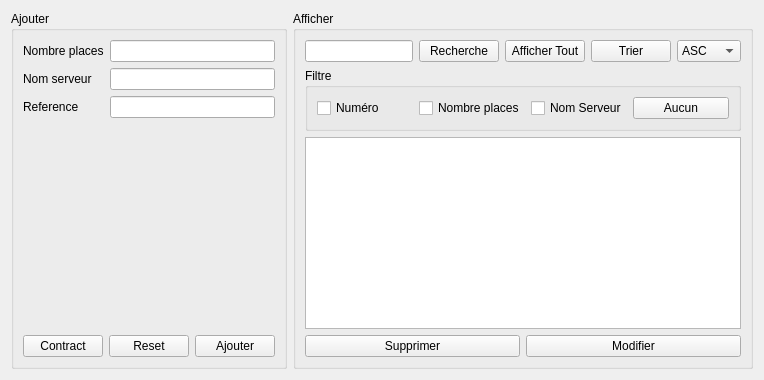
                        <widget class="QWidget" name="tab_10">
                         <attribute name="title">
                          <string>Tables</string>
                         </attribute>
                         <layout class="QHBoxLayout" name="horizontalLayout_83">
                          <item>
                           <widget class="QGroupBox" name="groupBox_ajouter_table_3">
                            <property name="title">
                             <string>Ajouter</string>
                            </property>
                            <layout class="QVBoxLayout" name="verticalLayout_33">
                             <item>
                              <layout class="QVBoxLayout" name="verticalLayout_34">
                               <item>
                                <layout class="QFormLayout" name="formLayout_10">
                                 <item row="0" column="0">
                                  <widget class="QLabel" name="nombrePlacesLabel_3">
                                   <property name="text">
                                    <string>Nombre places</string>
                                   </property>
                                  </widget>
                                 </item>
                                 <item row="0" column="1">
                                  <widget class="QLineEdit" name="nombrePlacesLineEdit_table_2"/>
                                 </item>
                                 <item row="1" column="0">
                                  <widget class="QLabel" name="nomServeurLabel_2">
                                   <property name="text">
                                    <string>Nom serveur</string>
                                   </property>
                                  </widget>
                                 </item>
                                 <item row="1" column="1">
                                  <widget class="QLineEdit" name="nomServeurLineEdit_table_2"/>
                                 </item>
                                 <item row="2" column="0">
                                  <widget class="QLabel" name="referenceLabel_2">
                                   <property name="text">
                                    <string>Reference</string>
                                   </property>
                                  </widget>
                                 </item>
                                 <item row="2" column="1">
                                  <widget class="QLineEdit" name="reference_table_2"/>
                                 </item>
                                </layout>
                               </item>
                               <item>
                                <layout class="QHBoxLayout" name="horizontalLayout_84">
                                 <item>
                                  <widget class="QPushButton" name="contract_table_2">
                                   <property name="text">
                                    <string>Contract</string>
                                   </property>
                                  </widget>
                                 </item>
                                 <item>
                                  <widget class="QPushButton" name="reset_table_2">
                                   <property name="text">
                                    <string>Reset</string>
                                   </property>
                                  </widget>
                                 </item>
                                 <item>
                                  <widget class="QPushButton" name="ajouter_table_2">
                                   <property name="text">
                                    <string>Ajouter</string>
                                   </property>
                                  </widget>
                                 </item>
                                </layout>
                               </item>
                              </layout>
                             </item>
                            </layout>
                           </widget>
                          </item>
                          <item>
                           <widget class="QGroupBox" name="groupBox_afficher_table_3">
                            <property name="title">
                             <string>Afficher</string>
                            </property>
                            <layout class="QVBoxLayout" name="verticalLayout_35">
                             <item>
                              <layout class="QVBoxLayout" name="verticalLayout_36">
                               <item>
                                <layout class="QHBoxLayout" name="horizontalLayout_85">
                                 <item>
                                  <widget class="QLineEdit" name="lineEdit_recherche_table_2"/>
                                 </item>
                                 <item>
                                  <widget class="QPushButton" name="recherche_table_2">
                                   <property name="text">
                                    <string>Recherche</string>
                                   </property>
                                  </widget>
                                 </item>
                                 <item>
                                  <widget class="QPushButton" name="afficher_tout_table_2">
                                   <property name="text">
                                    <string>Afficher Tout</string>
                                   </property>
                                  </widget>
                                 </item>
                                 <item>
                                  <widget class="QPushButton" name="trier_table_2">
                                   <property name="text">
                                    <string>Trier</string>
                                   </property>
                                  </widget>
                                 </item>
                                 <item>
                                  <widget class="QComboBox" name="ordre_table_2">
                                   <item>
                                    <property name="text">
                                     <string>ASC</string>
                                    </property>
                                   </item>
                                   <item>
                                    <property name="text">
                                     <string>DESC</string>
                                    </property>
                                   </item>
                                  </widget>
                                 </item>
                                </layout>
                               </item>
                               <item>
                                <layout class="QHBoxLayout" name="horizontalLayout_86"/>
                               </item>
                               <item>
                                <layout class="QHBoxLayout" name="horizontalLayout_87">
                                 <item>
                                  <widget class="QGroupBox" name="groupBox_17">
                                   <property name="title">
                                    <string>Filtre</string>
                                   </property>
                                   <layout class="QHBoxLayout" name="horizontalLayout_88">
                                    <item>
                                     <layout class="QHBoxLayout" name="horizontalLayout_89">
                                      <item>
                                       <widget class="QCheckBox" name="checkBox_numero_2">
                                        <property name="text">
                                         <string>Numéro</string>
                                        </property>
                                       </widget>
                                      </item>
                                      <item>
                                       <widget class="QCheckBox" name="checkBox_nombre_2">
                                        <property name="text">
                                         <string>Nombre places</string>
                                        </property>
                                       </widget>
                                      </item>
                                      <item>
                                       <widget class="QCheckBox" name="checkBox_nomserv_2">
                                        <property name="text">
                                         <string>Nom Serveur</string>
                                        </property>
                                       </widget>
                                      </item>
                                      <item>
                                       <widget class="QPushButton" name="aucun_table_2">
                                        <property name="text">
                                         <string>Aucun</string>
                                        </property>
                                       </widget>
                                      </item>
                                     </layout>
                                    </item>
                                   </layout>
                                  </widget>
                                 </item>
                                </layout>
                               </item>
                               <item>
                                <layout class="QHBoxLayout" name="horizontalLayout_90">
                                 <item>
                                  <widget class="QTableView" name="tableView_table_2"/>
                                 </item>
                                </layout>
                               </item>
                               <item>
                                <layout class="QHBoxLayout" name="horizontalLayout_91">
                                 <item>
                                  <widget class="QPushButton" name="supprimer_table_2">
                                   <property name="text">
                                    <string>Supprimer</string>
                                   </property>
                                  </widget>
                                 </item>
                                 <item>
                                  <widget class="QPushButton" name="modifier_table_2">
                                   <property name="text">
                                    <string>Modifier</string>
                                   </property>
                                   <property name="checkable">
                                    <bool>true</bool>
                                   </property>
                                  </widget>
                                 </item>
                                </layout>
                               </item>
                              </layout>
                             </item>
                            </layout>
                           </widget>
                          </item>
                         </layout>
                        </widget>
